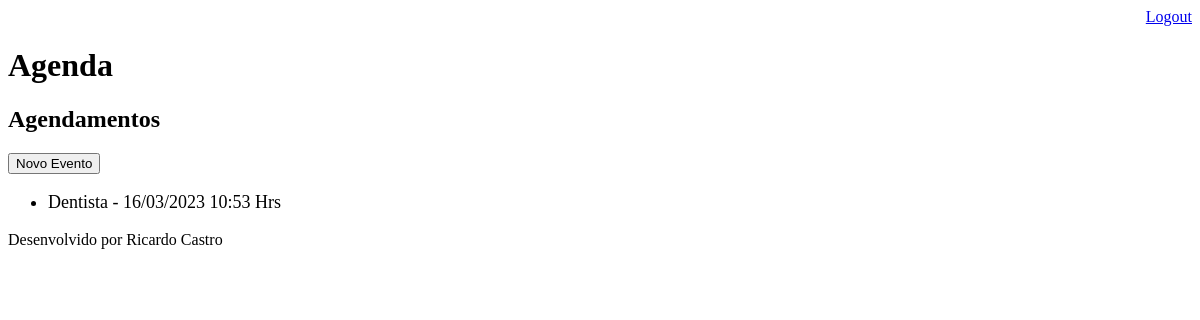
The page /agenda/ (signed in) on the database as committed earlier.
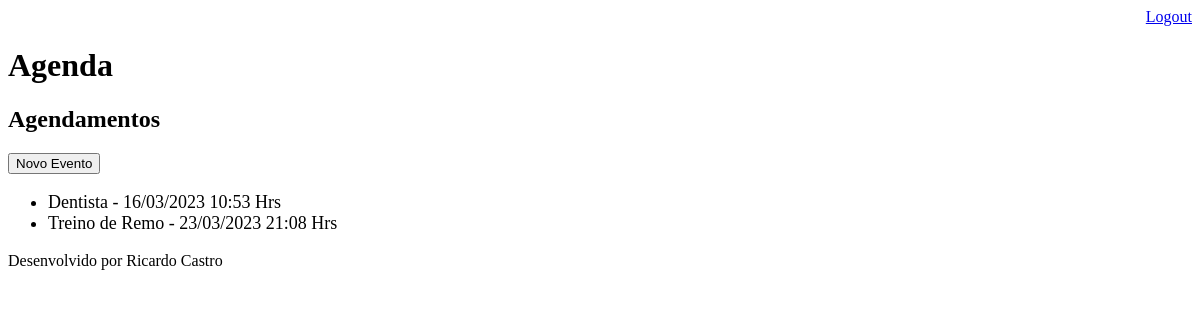
The same page on the database as committed later.
### core/models.py (models this page shows, shortened)
class Evento(models.Model):
    titulo = models.CharField(max_length=100)
    descricao = models.TextField(blank=True, null=True)
    data_evento = models.DateTimeField(verbose_name="Data do Evento")
    data_criacao = models.DateTimeField(auto_now=True)
    usuario = models.ForeignKey(User, on_delete=models.CASCADE)
    class Meta:
        db_table = 'evento'
    def get_data_evento(self):
        return self.data_evento.strftime('%d/%m/%Y %H:%M Hrs')

### core/views.py (the view)
# urls.py: path('agenda/', views.lista_eventos),
@login_required(login_url='/login')
def lista_eventos(request):
    usuario = request.user
    evento = Evento.objects.filter(usuario=usuario)
    dados = {'eventos': evento}
    return render(request, 'agenda.html', dados)

### templates/agenda.html
{% extends "model-page.html" %}
{% block content %}
    <h2>Agendamentos</h2>
    <a href="evento/">
        <button type="button">Novo Evento</button>
    </a>
    <ul style="font-size: 18px">
    {%  for evento in eventos %}
    <li>{{ evento.titulo }} - {{ evento.get_data_evento }}</li>
    {% endfor %}
    </ul>
{% endblock %}

Rows that differ between the two databases and show on the page:
added Evento: titulo "Treino de Remo", get_data_evento "23/03/2023 21:08 Hrs"
